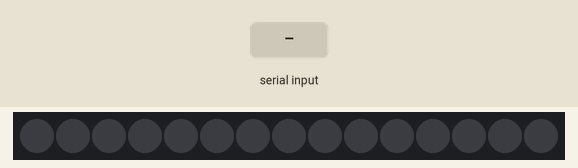
Recording of a sketch running on a simulated Arduino Nano, built with avr-gcc and run on an emulated ATmega328P. Parts: 15 RGB LEDs in strip order, left to right. The inputs (shaded band) are chosen by the test bench. What the sketch prints to the serial monitor is not drawn.

Above: at 4.2 s.
4.3 s: "1" received over Serial
At 4.8 s:
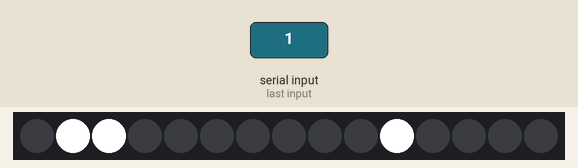
6.5 s: "0" received over the second serial link
At 7.1 s:
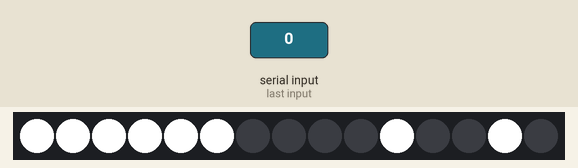
8.7 s: "2" received over Serial
At 9.3 s:
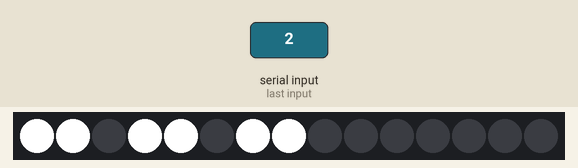
Timing chart, 0 to 11.7 s (numbered marks = the images above; inputs shaded):
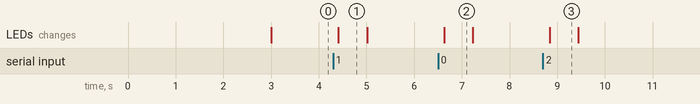

The sketch:

14SegmentDisplay.ino
```cpp
// (licence header left out)
#include <SoftwareSerial.h>
#include <FastLED.h>
#include "Ascii.h"

#define NUM_LEDS 15
#define DATA_PIN 6
#define DELAY_TIME 600
#define CMD_BUFFER_SIZE 25

CRGB LEDs[NUM_LEDS];
CRGB color = CRGB::White;
SoftwareSerial BTserial(8, 9);
uint8_t currentColorIndex = 0;

void setup()
{
	Serial.begin(9600);
	while (!Serial) { /* Wait until serial is ready */ }

	// Initialize LED strip
	FastLED.delay(3000);
	FastLED.addLeds<WS2812B, DATA_PIN, GRB>(LEDs, NUM_LEDS);

	BTserial.begin(9600);
	Serial.println("BTserial started at 9600");
}

void loop()
{
	if (Serial.available()) {
		processCharacter(Serial.read());
	}
	else {
		waitForInput();
	}

	if (BTserial.available())
	{
		processCharacter(BTserial.read());
	}
	else {
		waitForInput();
	}
}

void processCharacter(int character) {

	if (character == 126) {
		setNextColor();
		displayCharacter('.');
	}
	else {
		displayCharacter(character);
	}

	delay(DELAY_TIME);
}

void displayCharacter(int character) {

	int index = character - 32;
	uint16_t v = FourteenSegmentASCII[index];

	for (int i = 0; i < NUM_LEDS; i++)
	{
		uint16_t bit = 1 << i;
		uint16_t bitcheck = (v & bit) == bit;
		LEDs[i] = bitcheck == 1 ? color : CRGB::Black;
	}

	FastLED.show();
}

void waitForInput() {
	displayCharacter(' ');
	delay(100);
}

void setNextColor()
{
	currentColorIndex++;
	if (currentColorIndex == 7) {
		currentColorIndex = 0;
	}

	switch (currentColorIndex)
	{
	case 0:
		color = CRGB::White;
		break;
	case 1:
		color = CRGB::Red;
		break;
	case 2:
		color = CRGB::Green;
		break;
	case 3:
		color = CRGB::Blue;
		break;
	case 4:
		color = CRGB::Purple;
		break;
	case 5:
		color = CRGB::Cyan;
		break;
	case 6:
		color = CRGB::BlueViolet;
		break;
	default:
		color = CRGB::White;
		break;
	}
}
```

Ascii.h
```cpp
// (licence header left out)
const uint16_t FourteenSegmentASCII[96] = {
	0b000000000000000, // (space) 	0		32
	0b100000000000110, // ! 		1		33
	0b000001000000010, // " 		2		34
	0b001001011001110, // # 		3		35
	0b001001011101101, // $ 		4		36
	0b011111111100100, // % 		5		37
	0b000101101011001, // & 		6		38
	0b000001000000000, // ' 		7		39
	0b000110000000000, // ( 		8		40
	0b010000100000000, // ) 		9		41
	0b011111111000000, // * 		10		42
	0b001001011000000, // + 		11		43
	0b010000000000000, // , 		12		44
	0b000000011000000, // - 		13		45
	0b100000000000000, // . 		14		46
	0b010010000000000, // / 		15		47
	0b010010000111111, // 0 		16		48
	0b000010000000110, // 1 		17		49
	0b000000011011011, // 2 		18		50
	0b000000010001111, // 3 		19		51
	0b000000011100110, // 4 		20		52
	0b000100001101001, // 5 		21		53
	0b000000011111101, // 6 		22		54
	0b000000000000111, // 7 		23		55
	0b000000011111111, // 8 		24		56
	0b000000011101111, // 9 		25		57
	0b001001000000000, // : 		26		58
	0b010001000000000, // ; 		27		59
	0b000110001000000, // < 		28		60
	0b000000011001000, // = 		29		61
	0b010000110000000, // > 		30		62
	0b101000010000011, // ? 		31		63
	0b000001010111011, // @ 		32		64
	0b000000011110111, // A 		33		65
	0b001001010001111, // B 		34		66
	0b000000000111001, // C 		35		67
	0b001001000001111, // D 		36		68
	0b000000001111001, // E 		37		69
	0b000000001110001, // F 		38		70
	0b000000010111101, // G 		39		71
	0b000000011110110, // H 		40		72
	0b001001000001001, // I 		41		73
	0b000000000011110, // J 		42		74
	0b000110001110000, // K 		43		75
	0b000000000111000, // L 		44		76
	0b000010100110110, // M 		45		77
	0b000100100110110, // N 		46		78
	0b000000000111111, // O 		47		79
	0b000000011110011, // P 		48		80
	0b000100000111111, // Q 		49		81
	0b000100011110011, // R 		50		82
	0b000000011101101, // S 		51		83
	0b001001000000001, // T 		52		84
	0b000000000111110, // U 		53		85
	0b010010000110000, // V 		54		86
	0b010100000110110, // W 		55		87
	0b010110100000000, // X 		56		88
	0b000000011101110, // Y 		57		89
	0b010010000001001, // Z 		58		90
	0b000000000111001, // [ 		59		91
	0b000100100000000, // \ 		60		92
	0b000000000001111, // ] 		61		93
	0b010100000000000, // ^ 		62		94
	0b000000000001000, // _ 		63		95
	0b000000100000000, // ` 		64		96
	0b001000001011000, // a 		65		97
	0b000100001111000, // b 		66		98
	0b000000011011000, // c 		67		99
	0b010000010001110, // d 		68		100
	0b010000001011000, // e 		69		101
	0b001010011000000, // f 		70		102
	0b000010010001110, // g 		71		103
	0b001000001110000, // h 		72		104
	0b001000000000000, // i 		73		105
	0b010001000010000, // j 		74		106
	0b001111000000000, // k 		75		107
	0b000000000110000, // l 		76		108
	0b001000011010100, // m 		77		109
	0b001000001010000, // n 		78		110
	0b000000011011100, // o 		79		111
	0b000000101110000, // p 		80		112
	0b000010010000110, // q 		81		113
	0b000000001010000, // r 		82		114
	0b000100010001000, // s 		83		115
	0b000000001111000, // t 		84		116
	0b000000000011100, // u 		85		117
	0b010000000010000, // v 		86		118
	0b010100000010100, // w 		87		119
	0b010110100000000, // x 		88		120
	0b000001010001110, // y 		89		121
	0b010000001001000, // z 		90		122
	0b010000101001001, // { 		91		123
	0b001001000000000, // | 		92		124
	0b000110010001001, // } 		93		125
	0b010010011000000, // ~ 		94		126
	0b000000000000000, // (del) 	95		127
};
```

Measured:
- after the input at 4.3 s, the LEDs: change after 0.11 s (image 1)
- after the input at 6.5 s, the LEDs: change after 0.13 s (image 2)
- after the input at 8.7 s, the LEDs: change after 0.14 s (image 3)
- what the display in image 1 shows lasts 0.6 s, from 4.4 s to 5.0 s
